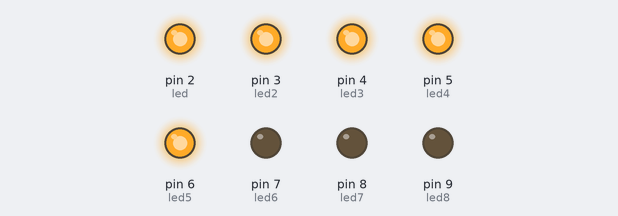
A sketch run on a simulated Arduino Uno, built with avr-gcc and run on an emulated ATmega328P. Parts: output pins drawn as LEDs (lit = HIGH).

Above: at 0.1 s.
Timing chart, 0 to 1.6 s (numbered marks = the images above):
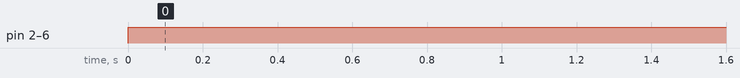

Measured:
- by itself, pin 2 (led), pin 3 (led2), pin 4 (led3), pin 5 (led4), pin 6 (led5): LOW → HIGH at 0.00 s

The sketch:

led7segmentos.ino
```cpp
// display 7 segmentos
int led = 2 ;
int led2 = 3 ;
int led3 = 4 ;
int led4 = 5 ;
int led5 = 6 ;
int led6 = 7 ;
int led7 = 8 ;
int led8 = 9 ;
void setup() {
  // put your setup code here, to run once:
  pinMode(led,OUTPUT);
  pinMode(led2,OUTPUT);
  pinMode(led3,OUTPUT);
  pinMode(led4,OUTPUT);
  pinMode(led5,OUTPUT);
  pinMode(led6,OUTPUT);
  pinMode(led7,OUTPUT);
  pinMode(led8,OUTPUT);
}

void loop() {
  // put your main code here, to run repeatedly:
  digitalWrite(led,HIGH);
  digitalWrite(led2,HIGH);
  digitalWrite(led3,HIGH); // parte baja del led
  digitalWrite(led4,HIGH); // punto decimal
  digitalWrite(led5,HIGH); // en medio
  digitalWrite(led6,LOW); // parte alta del led
  digitalWrite(led7,LOW);
  digitalWrite(led8,LOW);

}
```
